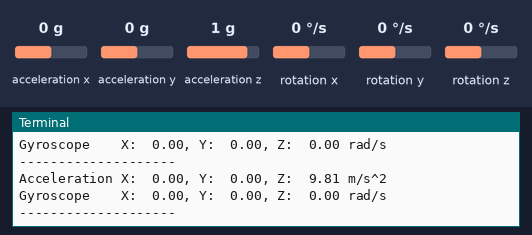
A program run on a simulated Raspberry Pi (BCM pin numbers). On the bench: the last lines printed to the terminal. Inputs (shaded band) come from the test bench; at power-on: acceleration x 0 g, acceleration y 0 g, acceleration z 1 g, rotation x 0 °/s, rotation y 0 °/s, rotation z 0 °/s.

Above: at 1.2 s.
1.3 s: acceleration x set to -1.4 g
At 2.8 s:
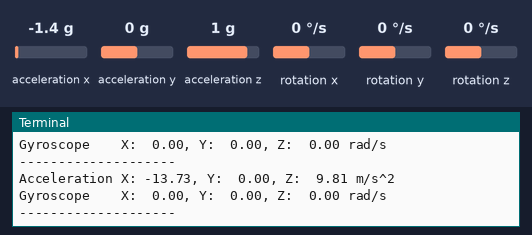
4.3 s: acceleration y set to -1.4 g
At 5.9 s:
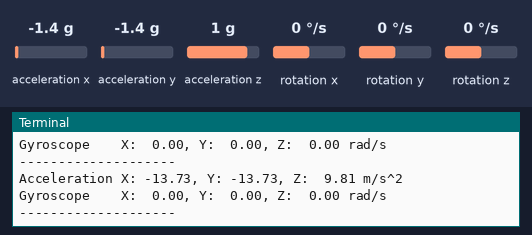
7.3 s: acceleration z set to -1.4 g
At 8.9 s:
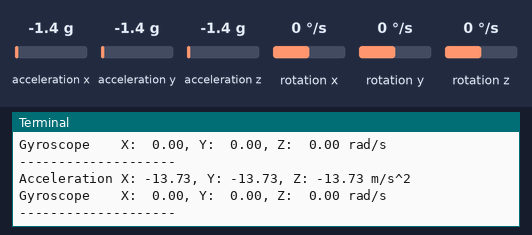
10.3 s: rotation x set to -192 °/s
At 11.9 s:
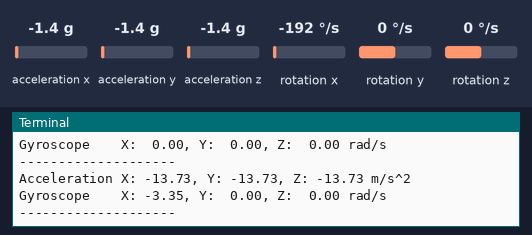
13.3 s: rotation y set to -192 °/s
At 14.9 s:
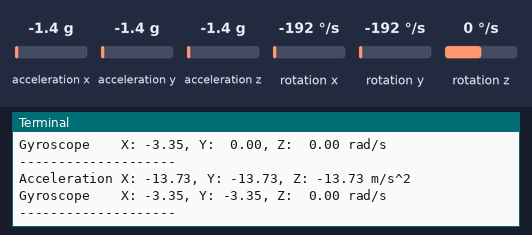
16.3 s: rotation z set to -192 °/s
At 17.9 s:
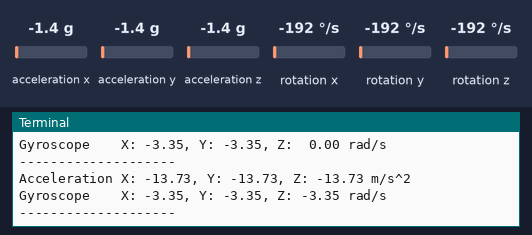

The program:

read_imu.py
```python
import smbus
import time
import math

# MPU6050 Registers
MPU_ADDR = 0x68      # I2C Address of MPU6050
PWR_MGMT_1 = 0x6B    # Power Management Register
ACCEL_XOUT_H = 0x3B  # Start of Accelerometer Data Registers
GYRO_XOUT_H = 0x43   # Start of Ggyroscope Data Registers

# Constants for Conversion
# Accelerometer
ACCEL_SENSITIVITY = 16384.0
EARTH_GRAVITY = 9.80665

# Gyroscope
GYRO_SENSITIVITY = 131.0

# Setup I2C Bus
bus = smbus.SMBus(1)

def read_word(reg):
    """Reads a 16-bit word (two 8-bit bytes) from the I2C device."""
    high = bus.read_byte_data(MPU_ADDR, reg)
    low = bus.read_byte_data(MPU_ADDR, reg + 1)
    value = (high << 8) + low

    # Convert from 16-bit unsigned to 16-bit signed
    if value > 32768:
        value -= 65536
    return value

def setup_mpu():
    bus.write_byte_data(MPU_ADDR, PWR_MGMT_1, 0)
    print("MPU6050 initialized (using smbus)\n")

def loop_read():
    while True:
        raw_acc_x = read_word(ACCEL_XOUT_H)
        raw_acc_y = read_word(ACCEL_XOUT_H + 2)
        raw_acc_z = read_word(ACCEL_XOUT_H + 4)

        raw_gyro_x = read_word(GYRO_XOUT_H)
        raw_gyro_y = read_word(GYRO_XOUT_H + 2)
        raw_gyro_z = read_word(GYRO_XOUT_H + 4)

        # Accelerometer: Raw -> 'g's -> m/s^2
        accel_x_ms2 = (raw_acc_x / ACCEL_SENSITIVITY) * EARTH_GRAVITY
        accel_y_ms2 = (raw_acc_y / ACCEL_SENSITIVITY) * EARTH_GRAVITY
        accel_z_ms2 = (raw_acc_z / ACCEL_SENSITIVITY) * EARTH_GRAVITY

        # Gyroscope: Raw -> °/s -> rad/s
        gyro_x_rads = (raw_gyro_x / GYRO_SENSITIVITY) * (math.pi / 180.0)
        gyro_y_rads = (raw_gyro_y / GYRO_SENSITIVITY) * (math.pi / 180.0)
        gyro_z_rads = (raw_gyro_z / GYRO_SENSITIVITY) * (math.pi / 180.0)

        print(f"Acceleration X: {accel_x_ms2:5.2f}, Y: {accel_y_ms2:5.2f}, Z: {accel_z_ms2:5.2f} m/s^2")
        print(f"Gyroscope    X: {gyro_x_rads:5.2f}, Y: {gyro_y_rads:5.2f}, Z: {gyro_z_rads:5.2f} rad/s")
        print("-" * 20)

        time.sleep(1)

if __name__ == "__main__":
    try:
        setup_mpu()
        loop_read()
    except KeyboardInterrupt:
        print("\nScript stopped by user.")
    except IOError as e:
        print(f"IOError detected: {e}")
        print("This can be a wiring issue OR a kernel driver conflict.")
        print("Please ensure you have run 'sudo nano /etc/modprobe.d/mpu6050-blacklist.conf' and rebooted.")
    finally:
        print("Exiting.")
```

Measured:
- after the input at 1.3 s, the terminal: prints a new line after 0.72 s (image 1)
- after the input at 4.3 s, the terminal: prints a new line after 0.74 s (image 2)
- after the input at 7.3 s, the terminal: prints a new line after 0.76 s (image 3)
- after the input at 10.3 s, the terminal: prints a new line after 0.78 s (image 4)
- after the input at 13.3 s, the terminal: prints a new line after 0.80 s (image 5)
- after the input at 16.3 s, the terminal: prints a new line after 0.82 s (image 6)
